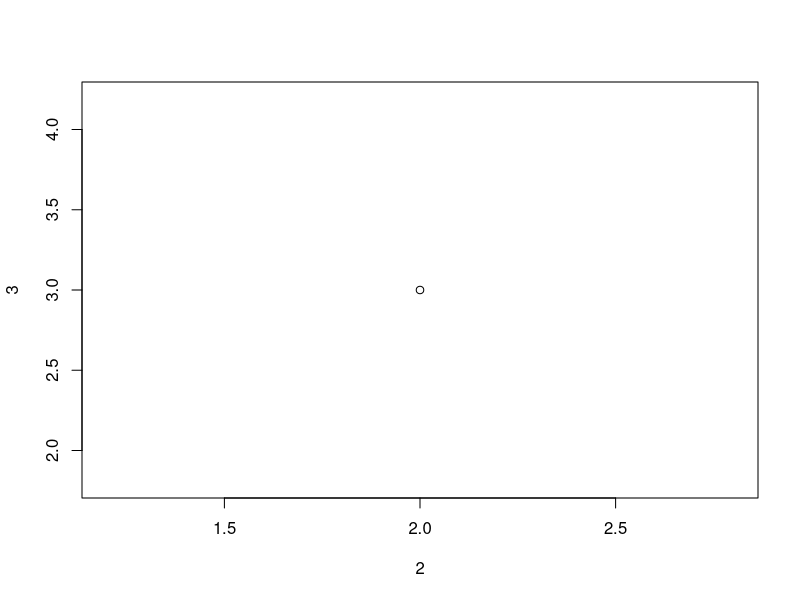
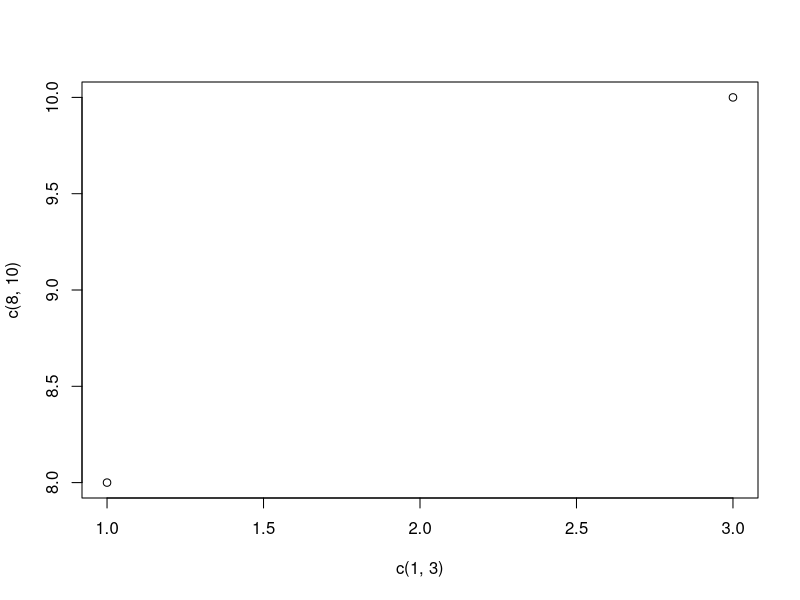
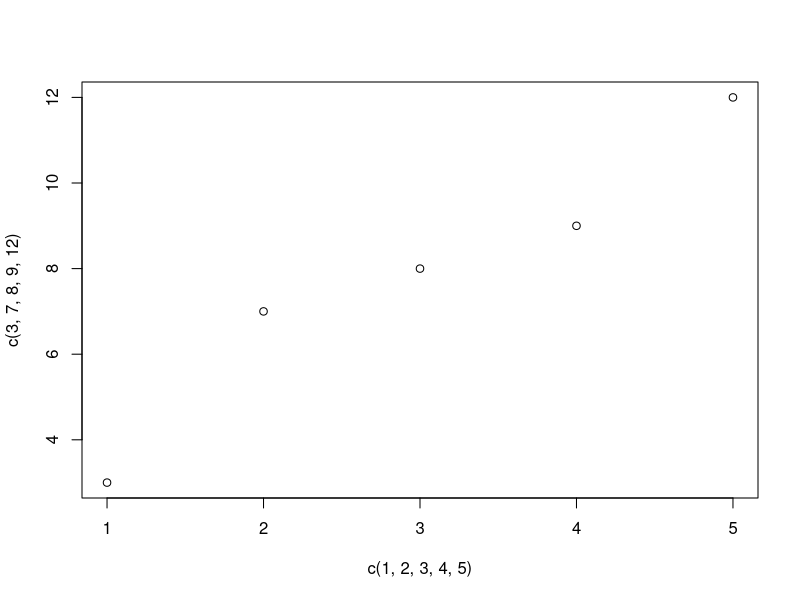
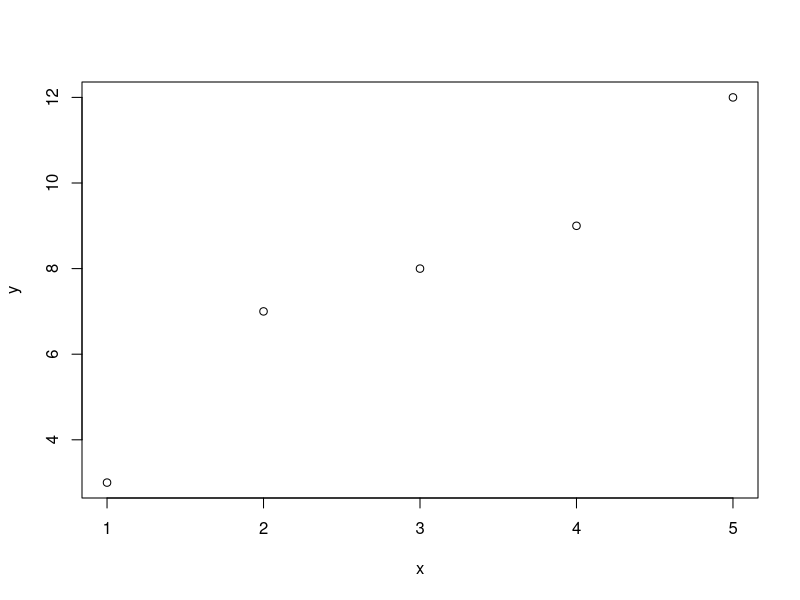
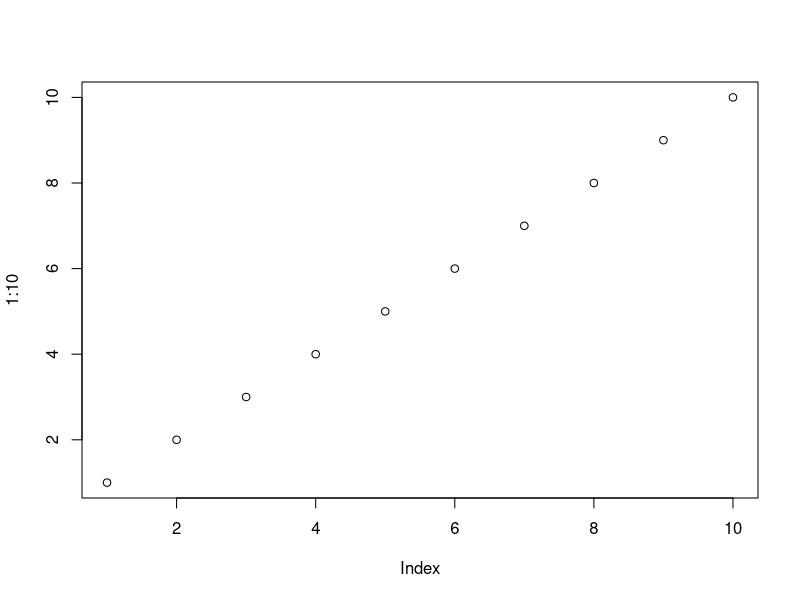
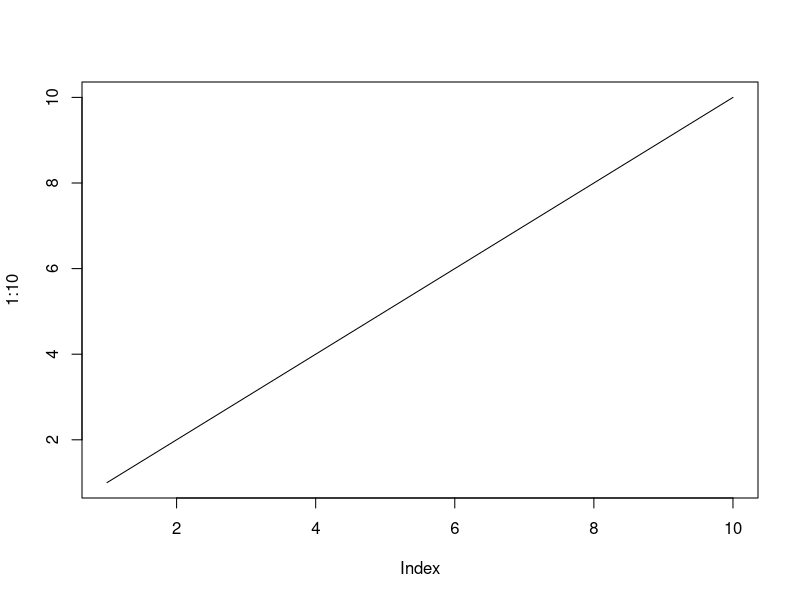
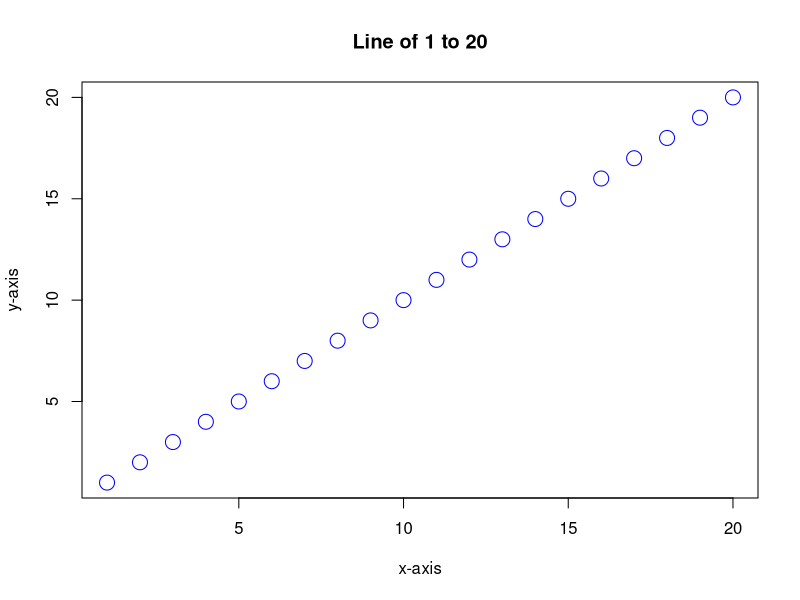
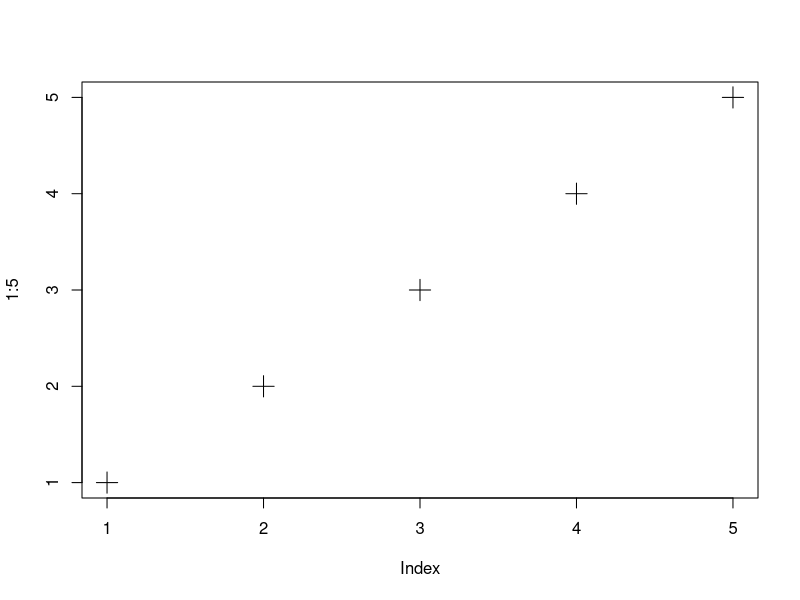

R code for these plots, in order:
# The plot() function is used to draw points(markers)
# in a diagram.


plot(2,3)
# draw two or more points in the diagram.

plot(c(1,3), c(8,10))

# Multiple Points

plot(c(1,2,3,4,5), c(3,7,8,9,12))

# for better organisation, if you have many values it is better to use variables.
x <- c(1, 2, 3, 4, 5)
y <- c(3, 7, 8, 9, 12)

plot(x, y)

# Sequence of Points

plot(1:10)

# Draw a line
plot(1:10, type = "l")

# plot labels
plot(1:20, main = "Line of 1 to 20", xlab = "x-axis", ylab = "y-axis", col = "blue", cex = 2)

# pch is used for point shape  and cex is used for size of points
# default cex is 1
plot(1:5, cex = 2, pch = 3)

# to change the line size we use lwd, cex is used for changing point size
# -lwd- line width is used for line width
# -lty- line style is used for changing line style

plot(1:10, lwd = 3, lty = 1)

# -lty- values range from 1 to 6

m <- c(1,3,5,7,10)
n <- c(1,4,6,8,10)

plot(m, type = "l", col = "green", lwd = 2)
lines(n, type = "l", col = "red", lwd = 2)
